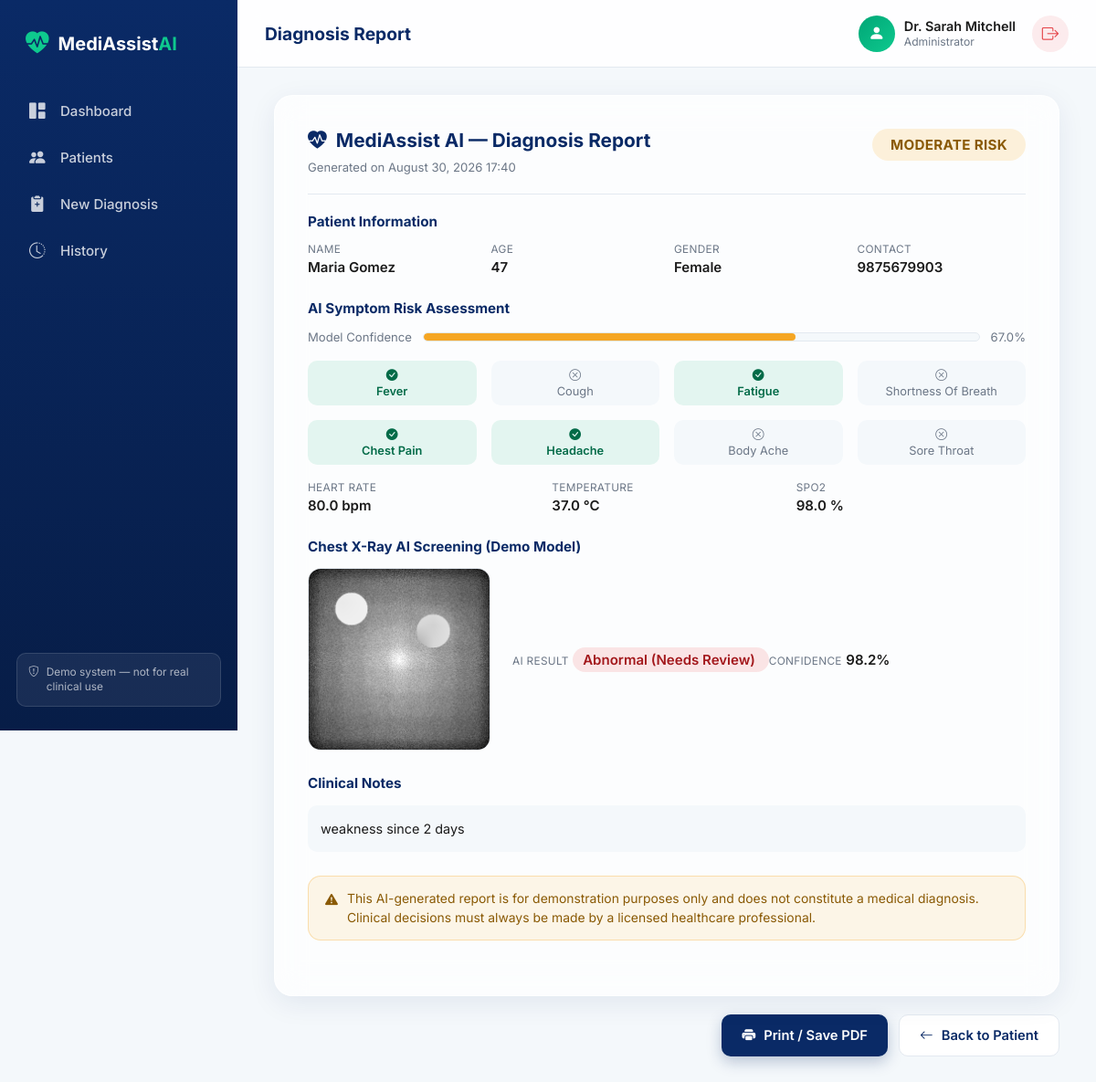
/report/2 (signed in), run on the app's committed database.
### tables this page shows
CREATE TABLE diagnoses (
            id INTEGER PRIMARY KEY AUTOINCREMENT,
            patient_id INTEGER NOT NULL,
            symptoms_json TEXT NOT NULL,
            risk_level TEXT NOT NULL,
            confidence REAL NOT NULL,
            xray_filename TEXT,
            xray_result TEXT,
            xray_confidence REAL,
            notes TEXT,
            created_at TIMESTAMP DEFAULT CURRENT_TIMESTAMP,
            FOREIGN KEY (patient_id) REFERENCES patients (id)
        );

CREATE TABLE patients (
            id INTEGER PRIMARY KEY AUTOINCREMENT,
            full_name TEXT NOT NULL,
            age INTEGER NOT NULL,
            gender TEXT NOT NULL,
            contact TEXT,
            created_by INTEGER,
            created_at TIMESTAMP DEFAULT CURRENT_TIMESTAMP,
            FOREIGN KEY (created_by) REFERENCES users (id)
        );

### app.py (the view)
@app.route("/report/<int:diagnosis_id>")
@login_required
def report(diagnosis_id):
    conn = get_connection()
    diagnosis = conn.execute("SELECT * FROM diagnoses WHERE id = ?", (diagnosis_id,)).fetchone()
    if not diagnosis:
        conn.close()
        flash("Diagnosis report not found.", "danger")
        return redirect(url_for("dashboard"))
    patient = conn.execute("SELECT * FROM patients WHERE id = ?", (diagnosis["patient_id"],)).fetchone()
    conn.close()
    symptoms = json.loads(diagnosis["symptoms_json"])
    return render_template(
        "report.html",
        diagnosis=diagnosis,
        patient=patient,
        symptoms=symptoms,
        generated_at=datetime.now().strftime("%B %d, %Y %H:%M"),
    )

### app.py (called while the page is built)
def login_required(view_func):
    from functools import wraps
    @wraps(view_func)
    def wrapped(*args, **kwargs):
        if "user_id" not in session:
            flash("Please log in to continue.", "warning")
            return redirect(url_for("login"))
        return view_func(*args, **kwargs)
    return wrapped

### database/db_setup.py (called while the page is built)
def get_connection():
    os.makedirs(os.path.dirname(Config.DATABASE_PATH), exist_ok=True)
    conn = sqlite3.connect(Config.DATABASE_PATH)
    conn.row_factory = sqlite3.Row  # lets us access columns by name
    return conn

### templates/report.html (shortened to what this page needs)
{% extends "base.html" %}
{% block page_title %}Diagnosis Report{% endblock %}
{% block content %}
<div class="report-wrap">
    <div class="panel-card glass-card report-card" id="printableReport">
        <div class="report-header">
            <div>
                <h2><i class="bi bi-heart-pulse-fill"></i> MediAssist AI — Diagnosis Report</h2>
                <span class="report-meta">Generated on {{ generated_at }}</span>
            </div>
            <span class="risk-pill risk-pill-lg risk-{{ diagnosis['risk_level']|lower }}">
                {{ diagnosis['risk_level'] }} Risk
            </span>
        </div>
        <hr>
        <div class="report-section">
            <h4>Patient Information</h4>
            <div class="report-grid">
                <div><span class="rlabel">Name</span><span class="rval">{{ patient['full_name'] }}</span></div>
                <div><span class="rlabel">Age</span><span class="rval">{{ patient['age'] }}</span></div>
                <div><span class="rlabel">Gender</span><span class="rval">{{ patient['gender'] }}</span></div>
                <div><span class="rlabel">Contact</span><span class="rval">{{ patient['contact'] or '—' }}</span></div>
            </div>
        </div>
        <div class="report-section">
            <h4>AI Symptom Risk Assessment</h4>
            <div class="risk-confidence-bar-wrap">
                <span>Model Confidence</span>
                <div class="confidence-bar">
                    <div class="confidence-fill risk-fill-{{ diagnosis['risk_level']|lower }}"
                         style="width: {{ (diagnosis['confidence'] * 100) | round(1) }}%;"></div>
                </div>
                <span>{{ (diagnosis['confidence'] * 100) | round(1) }}%</span>
            </div>
            <div class="report-grid symptoms-grid">
                {% for key, val in symptoms.items() %}
                    {% if key not in ['age','heart_rate','temperature','spo2'] %}
                    <div class="symptom-tag {% if val %}symptom-active{% endif %}">
                        <i class="bi {% if val %}bi-check-circle-fill{% else %}bi-x-circle{% endif %}"></i>
                        {{ key.replace('_',' ')|title }}
                    </div>
                    {% endif %}
                {% endfor %}
            </div>
            <div class="report-grid vitals-grid">
                <div><span class="rlabel">Heart Rate</span><span class="rval">{{ symptoms['heart_rate'] }} bpm</span></div>
                <div><span class="rlabel">Temperature</span><span class="rval">{{ symptoms['temperature'] }} °C</span></div>
                <div><span class="rlabel">SpO2</span><span class="rval">{{ symptoms['spo2'] }} %</span></div>
            </div>
        </div>
        {% if diagnosis['xray_result'] %}
        <div class="report-section">
            <h4>Chest X-Ray AI Screening (Demo Model)</h4>
            <div class="xray-result-wrap">
                <img src="{{ url_for('uploaded_file', filename=diagnosis['xray_filename']) }}" class="xray-report-img">
                <div>
                    <span class="rlabel">AI Result</span>
                    <span class="rval xray-result-tag {% if 'Abnormal' in diagnosis['xray_result'] %}xray-abnormal{% else %}xray-normal{% endif %}">
                        {{ diagnosis['xray_result'] }}
                    </span>
                    <span class="rlabel mt-8">Confidence</span>
                    <span class="rval">{{ (diagnosis['xray_confidence'] * 100) | round(1) }}%</span>
                </div>
            </div>
        </div>
        {% endif %}
        {% if diagnosis['notes'] %}
        <div class="report-section">
            <h4>Clinical Notes</h4>
            <p class="report-notes">{{ diagnosis['notes'] }}</p>
        </div>
        {% endif %}
        <div class="disclaimer-banner mt-section">
            <i class="bi bi-exclamation-triangle-fill"></i>
            This AI-generated report is for demonstration purposes only and does not constitute a medical diagnosis.
            Clinical decisions must always be made by a licensed healthcare professional.
        </div>
    </div>
    <div class="report-actions">
        <button onclick="window.print()" class="btn-primary"><i class="bi bi-printer-fill"></i> Print / Save PDF</button>
        <a href="{{ url_for('patient_detail', patient_id=patient['id']) }}" class="btn-secondary">
            <i class="bi bi-arrow-left"></i> Back to Patient
        </a>
    </div>
</div>
{% endblock %}

### templates/base.html (shortened to what this page needs)
<!DOCTYPE html>
<html lang="en">
<head>
<link rel="stylesheet" href="https://cdn.jsdelivr.net/npm/bootstrap-icons@1.11.3/font/bootstrap-icons.min.css">
<link rel="stylesheet" href="{{ url_for('static', filename='css/style.css') }}">
</head>
<body class="{% if not session.get('user_id') %}auth-body{% endif %}">
{% if session.get('user_id') %}
<div class="app-shell">
    <aside class="sidebar">
        <div class="sidebar-brand">
            <i class="bi bi-heart-pulse-fill brand-icon"></i>
            <span class="brand-text">MediAssist<span class="brand-ai">AI</span></span>
        </div>
        <nav class="sidebar-nav">
            <a href="{{ url_for('dashboard') }}" class="nav-item {% if request.endpoint=='dashboard' %}active{% endif %}">
                <i class="bi bi-grid-1x2-fill"></i><span>Dashboard</span>
            </a>
            <a href="{{ url_for('patients') }}" class="nav-item {% if request.endpoint in ['patients','patient_detail','new_patient'] %}active{% endif %}">
                <i class="bi bi-people-fill"></i><span>Patients</span>
            </a>
            <a href="{{ url_for('new_patient') }}" class="nav-item {% if request.endpoint=='new_patient' %}active{% endif %}">
                <i class="bi bi-clipboard2-plus-fill"></i><span>New Diagnosis</span>
            </a>
            <a href="{{ url_for('history') }}" class="nav-item {% if request.endpoint=='history' %}active{% endif %}">
                <i class="bi bi-clock-history"></i><span>History</span>
            </a>
        </nav>
        <div class="sidebar-footer">
            <div class="disclaimer-badge">
                <i class="bi bi-shield-exclamation"></i>
                <span>Demo system — not for real clinical use</span>
            </div>
        </div>
    </aside>
    <div class="main-area">
        <header class="topbar">
            <div class="topbar-title">{% block page_title %}Dashboard{% endblock %}</div>
            <div class="topbar-right">
                <div class="topbar-user">
                    <div class="user-avatar"><i class="bi bi-person-fill"></i></div>
                    <div class="user-info">
                        <span class="user-name">{{ session.get('full_name') }}</span>
                        <span class="user-role">{{ session.get('role') }}</span>
                    </div>
                </div>
                <a href="{{ url_for('logout') }}" class="logout-btn" title="Log out">
                    <i class="bi bi-box-arrow-right"></i>
                </a>
            </div>
        </header>
        <main class="content-area">
            {% block content %}{% endblock %}
        </main>
    </div>
</div>
{% endif %}
</body>
</html>

### data on the page
diagnoses: risk_level "MODERATE", (diagnosis['confidence']*100)|round(1) "67.0", xray_filename (picture), xray_result "Abnormal (Needs Review)", (diagnosis['xray_confidence']*100)|round(1) "98.2", notes "weakness since 2 days"
patients: full_name "Maria Gomez", age "47", gender "Female", contact "9875679903"

### other printed values
{{ session.get('full_name') }} "Dr. Sarah Mitchell"
{{ session.get('role') }} "Administrator"
{{ key.replace('_',' ')|title }} "Fever" "Cough" "Fatigue" "Shortness Of Breath" "Chest Pain" "Headache" "Body Ache" "Sore Throat"
{{ symptoms['heart_rate'] }} "80.0"
{{ symptoms['temperature'] }} "37.0"
{{ symptoms['spo2'] }} "98.0"
